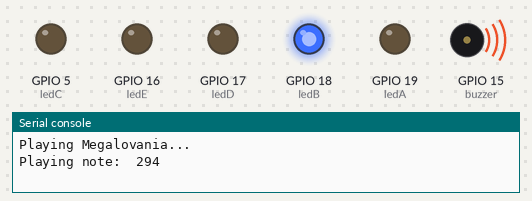
The program below on a simulated ESP32 board running MicroPython. On the bench: output pins drawn as LEDs (lit = HIGH), buzzer (waves = sounding), the last lines printed to the serial console.

Above: at 0.15 s.
At 1.42 s:
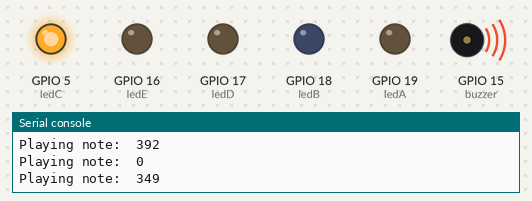
At 2.78 s:
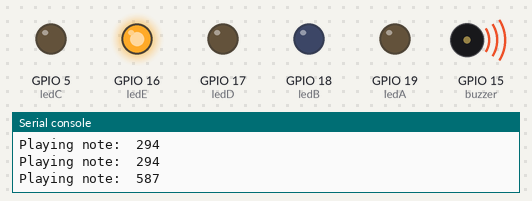
At 4.96 s:
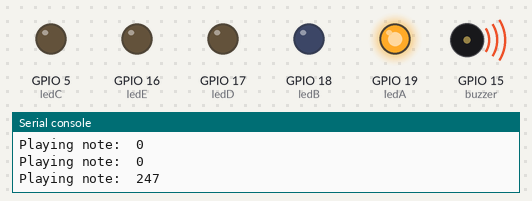
At 7.74 s:
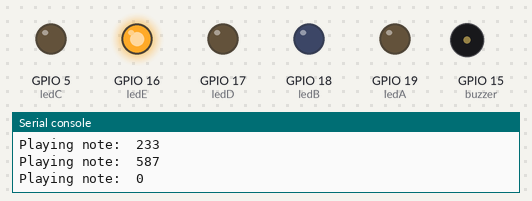
At 10.2 s:
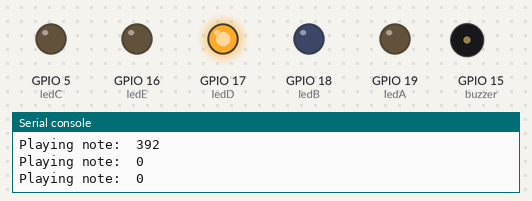
Timing chart, 0 to 12.8 s (numbered marks = the images above):
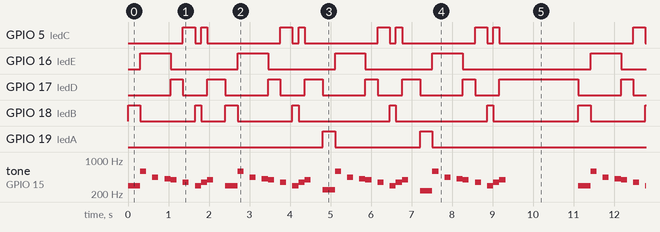

Measured:
- by itself, GPIO 16 (ledE): repeats every 11.1 s: 3 × (LOW 1.7 s, HIGH 0.75 s), LOW 3.2 s, HIGH 0.75 s
- by itself, GPIO 19 (ledA): repeats every 11.1 s: LOW 2.1 s, HIGH 0.30 s, LOW 8.4 s, HIGH 0.30 s
- by itself, GPIO 18 (ledB): repeats every 11.1 s: LOW 1.4 s, HIGH 0.15 s, LOW 0.60 s, HIGH 0.30 s, LOW 1.4 s, 2 × (HIGH 0.15 s, LOW 2.3 s), HIGH 0.15 s, LOW 2.1 s, HIGH 0.30 s
- by itself, tone on GPIO 15 (buzzer): plays 294 Hz for 0.30 s, 587 Hz for 0.15 s, 440 Hz for 0.15 s, 415 Hz for 0.15 s, 392 Hz for 0.15 s, 349 Hz for 0.15 s … (134 notes in this stretch)

The program:

main.py
```python
import machine
from time import sleep_ms


buzzerPin =  15
delay = 150
duty = 523

ledA_Pin = 19
ledB_Pin = 18
ledC_Pin = 5
ledD_Pin = 17
ledE_Pin = 16

ledA = machine.Pin(ledA_Pin, machine.Pin.OUT)
ledB = machine.Pin(ledB_Pin, machine.Pin.OUT)
ledC = machine.Pin(ledC_Pin, machine.Pin.OUT)
ledD = machine.Pin(ledD_Pin, machine.Pin.OUT)
ledE = machine.Pin(ledE_Pin, machine.Pin.OUT)

buzzer = machine.PWM(machine.Pin(buzzerPin))

A3 = 220
AS3 = 233
B3 = 247
C4 = 262
CS4 = 277
D4 = 294
DS4 = 311
E4 = 330
F4 = 349
FS4 = 370
G4 = 392
GS4 = 415
A4 = 440
AS4 = 466
B4 = 494
C5 = 523
CS5 = 554
D5 = 587

# 'PAUSA': 0  # Usado para silêncios na música

# Melodia do Megalovania (Undertale)
megalovania = [
    D4, D4, D5, 0, A4, 0, GS4, G4,
    0, F4, 0, D4, F4, G4, 0, 0,
    D4, D4, D5, 0, A4, 0, GS4, G4,
    0, F4, 0, D4, F4, G4, 0, 0,
    B3, B3, D5, 0, A4, 0, GS4, G4,
    0, F4, 0, D4, F4, G4, 0, 0,
    AS3, AS3, D5, 0, A4, 0, GS4, G4,
    0, F4, 0, D4, F4, G4, 0, 0
]

while True:
    buzzer.init(freq=670, duty=0)
    print("Playing Megalovania...")
    for note in megalovania:
        print("Playing note: ", note)
        if note == 0:
            buzzer.duty(0)
        else:
            if note < 280:
                ledA.on()
                ledB.off()
                ledC.off()
                ledD.off()
                ledE.off()
            elif note < 320:
                ledA.off()
                ledB.on()
                ledC.off()
                ledD.off()
                ledE.off()
            elif note < 370:
                ledA.off()
                ledB.off()
                ledC.on()
                ledD.off()
                ledE.off()
            elif note < 410:
                ledA.off()
                ledB.off()
                ledC.off()
                ledD.on()
                ledE.off()
            else:
                ledA.off()
                ledB.off()
                ledC.off()
                ledD.off()
                ledE.on()
            buzzer.freq(note)
            buzzer.duty(duty)
        sleep_ms(delay)
    sleep_ms(delay*10)
    buzzer.deinit()
    ledA.off()
    ledB.off()
    ledC.off()
   
```
